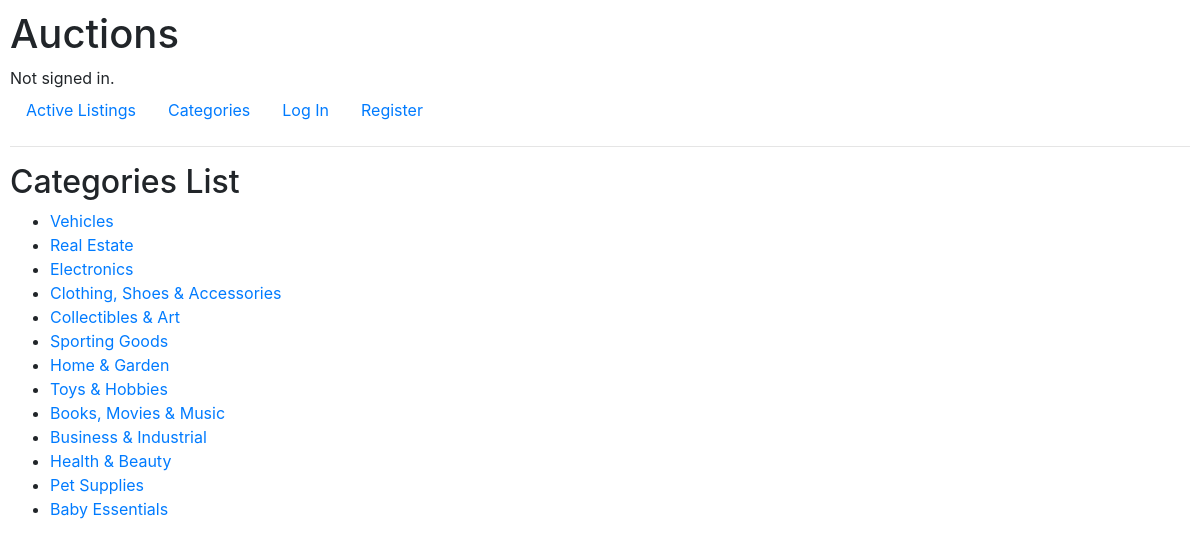
Before: /categories with the older database file.
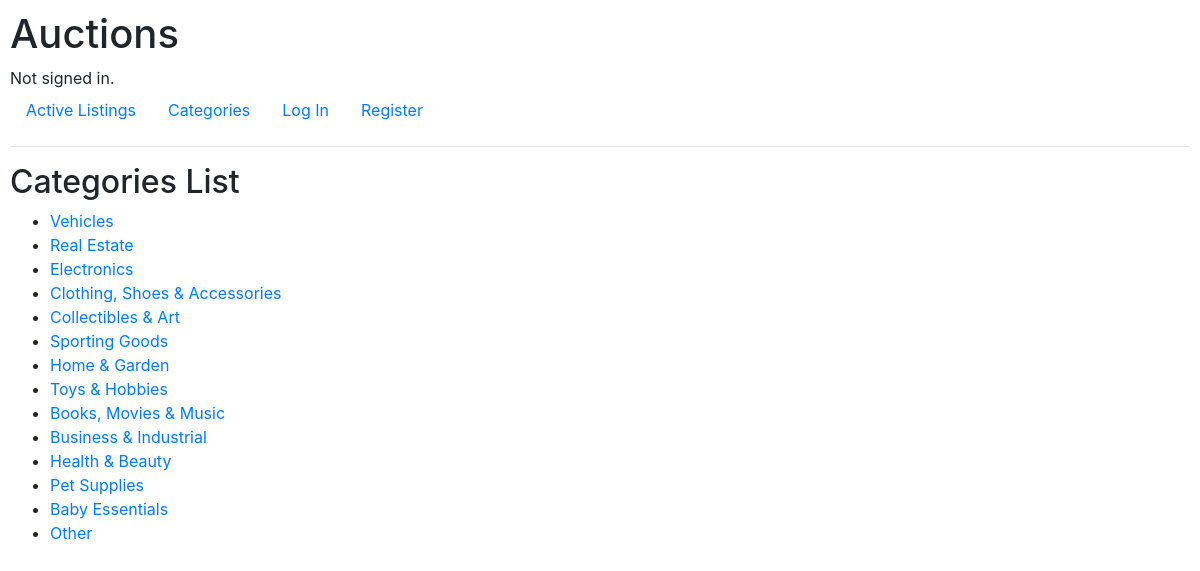
After: the same page with the newer database file.
### auctions/models.py (models this page shows, shortened)
class Category(models.Model):
    class Meta:
        verbose_name_plural = "Categories"
    title = models.CharField(max_length=64)

### auctions/views.py (the view)
# urls.py: path("categories", views.category_list, name="categories"),
def category_list(request):
    list = Category.objects.all()
    return render(request, "auctions/categories.html", {
        "list": list
    })

### auctions/templates/auctions/categories.html
{% extends "auctions/layout.html" %}
{% block body %}
    <h2>Categories List</h2>
    <ul>
        {% for category in list %}
            <li><a href="{% url 'category_listings' category.id %}">{{ category.title }}</a></li>
        {% endfor %}
    </ul>
{% endblock %}

### auctions/templates/auctions/layout.html (shortened to what this page needs)
{% load static %}
<!DOCTYPE html>
<html lang="en">
    <head>
        <link rel="stylesheet" href="https://stackpath.bootstrapcdn.com/bootstrap/4.4.1/css/bootstrap.min.css">
        <link href="{% static 'auctions/styles.css' %}" rel="stylesheet">
    </head>
    <body>
        <h1>Auctions</h1>
        <div>
            {% if user.is_authenticated %}
                Signed in as <strong>{{ user.username }}</strong>.
            {% else %}
                Not signed in.
            {% endif %}
        </div>
        <ul class="nav">
            <li class="nav-item">
                <a class="nav-link" href="{% url 'index' %}">Active Listings</a>
            </li>
            <li class="nav-item">
                <a class="nav-link" href="{% url 'categories' %}">Categories</a>
            </li>
            {% if user.is_authenticated %}
                <li class="nav-item">
                    <a class="nav-link" href="{% url 'watchlist' %}">Watchlist</a>
                </li>
                <li class="nav-item">
                    <a class="nav-link" href="{% url 'createlisting' %}">Create Listing</a>
                </li>
                <li class="nav-item">
                    <a class="nav-link" href="{% url 'closedlistings' %}">Closed Listings</a>
                </li>
                <li class="nav-item">
                    <a class="nav-link" href="{% url 'wonlistings' %}">Won Listings</a>
                </li>
                <li class="nav-item">
                    <a class="nav-link" href="{% url 'logout' %}">Log Out</a>
                </li>
            {% else %}
                <li class="nav-item">
                    <a class="nav-link" href="{% url 'login' %}">Log In</a>
                </li>
                <li class="nav-item">
                    <a class="nav-link" href="{% url 'register' %}">Register</a>
                </li>
            {% endif %}
        </ul>
        <hr>
        {% block body %}
        {% endblock %}
    </body>
</html>

### auctions/static/auctions/styles.css (style rules this page uses)
body { padding: 10px; }

Changed rows visible on the page:
added Category: title "Other"
